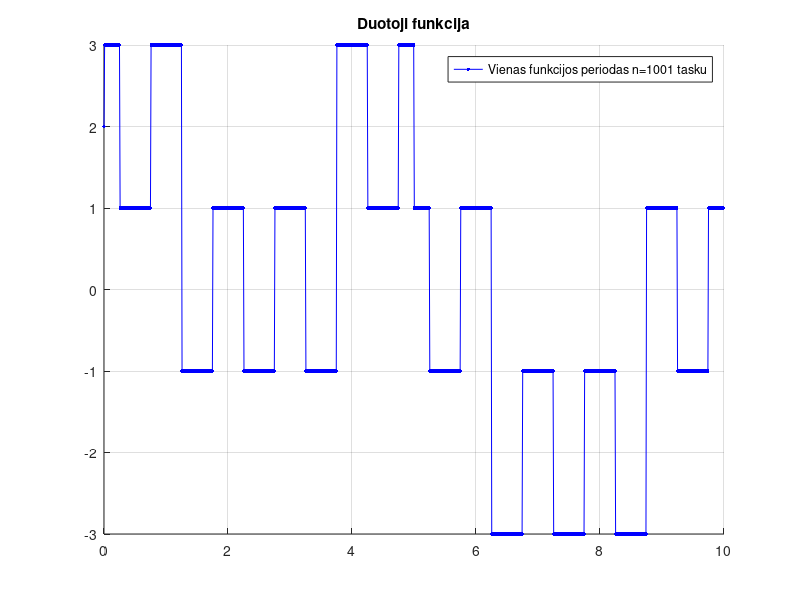
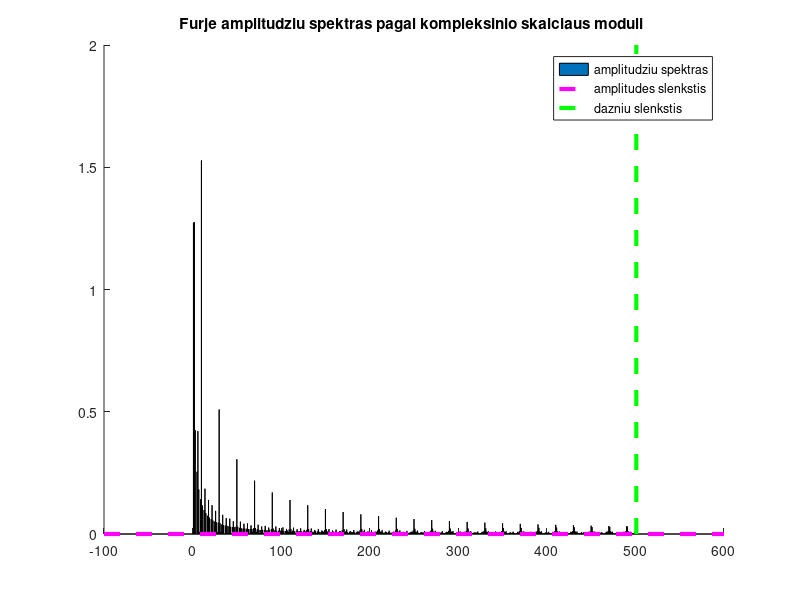
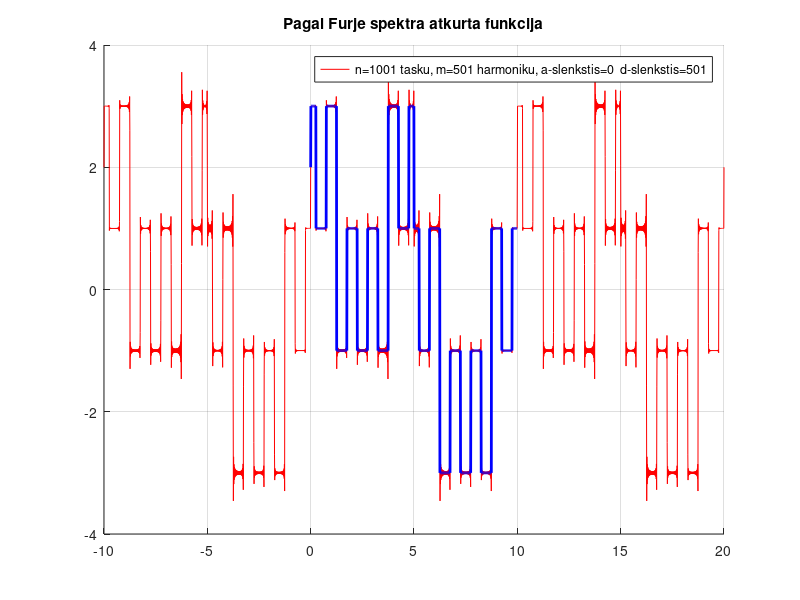

MATLAB code for these plots, in order:
%
%   Viename periode aprasytai funkcijai atliekama diskrecioji Furje
%   transformacija
%

function main
clc,close all,clear all
n=1000; n=round(n/2)*2+1 % tasku skaicius, nelyginis
m=(n+1)/2    % m - harmoniku skaicius
% m=100
T=10;
dazniu_slenkstis=m %m/2    % harmoniku numeriu slenkstis triuksmu filtravimui 
ampl_slenkstis=0   %0.6  % harmoniku amplitudziu slenkstis triuksmu filtravimui
dt=T/n
N=1000 % vaizdavimo tasku skaicius
dttt=T/N

t=[0:dt:T-dt];
ttt=[-T:dttt:2*T];

% disp('kontrole:'),disp(sum(fC(3,T,t).*fC(0,T,t)))

fff=fnk(T,t); % apskaiciuojame ir pavaizduojame duota tasku seka 
figure(1),hold on,grid on,plot(t,fff,'b.-','MarkerSize',8);
legend(sprintf('Vienas funkcijos periodas n=%d tasku',n))
title('Duotoji funkcija')

ac0=dot(fff,fC(0,T,t))/n;
for i=1:m-1
    ac(i)=dot(fff,fC(i,T,t))*2/n;
    as(i)=dot(fff,fS(i,T,t))*2/n;
end
ac,as

figure(2),hold on
bar(0:m-1,[ac0,sqrt(ac.^2+as.^2)],0.01)
xx=axis; 
plot(xx(1:2),ampl_slenkstis*[1 1],'m--','LineWidth',3); % braizo ampl slenkscio linija
plot(dazniu_slenkstis*[1 1],xx(3:4),'g--','LineWidth',3); % braizo dazniu slenkscio linija
title('Furje amplitudziu spektras pagal kompleksinio skaiciaus moduli ')
legend({'amplitudziu spektras';'amplitudes slenkstis';'dazniu slenkstis'})


fffz=ac0*fC(0,T,ttt)
frequencies=[1:m-1];
frequencies=frequencies(find(frequencies < dazniu_slenkstis))
for i=frequencies
    if sqrt(ac(i)^2+as(i)^2) > ampl_slenkstis
        fffz=fffz+ac(i)*fC(i,T,ttt)+as(i)*fS(i,T,ttt);    
    end
end

figure(3),hold on,grid on, plot(ttt,fffz,'r');plot(t,fff,'b-','LineWidth',2);
legend(sprintf('n=%d tasku, m=%d harmoniku, a-slenkstis=%g  d-slenkstis=%g',n,m,ampl_slenkstis,dazniu_slenkstis))
title(sprintf('Pagal Furje spektra atkurta funkcija'))

return
end

function c=fC(i,T,t), if i==0,c=1*cos(0*t); else, c=cos(2*pi*i/T*t); end, return, end
function s=fS(i,T,t), s=sin(2*pi*i/T*t); return, end

%------------------------------------------------------------------------------------------------------
% function rez=fnk(T,t), rez=sin(2*pi*t/T); return, end
% function rez=fnk(T,t), rez=sin(2*pi*t/T)+cos(2*pi*2*t/T)+cos(2*pi*10*t/T); return, end
function rez=fnk(T,t), rez=sign(sin(2*pi*t/T))+sign(cos(2*pi*2*t/T))+sign(cos(2*pi*10*t/T)); return, end
% function rez=fnk(T,t), rez=sin(2*pi*t/T)+cos(2*pi*2*t/T)+0.1*cos(2*pi*100*t/T)+0.05*cos(2*pi*120*t/T)+0.8; return, end
